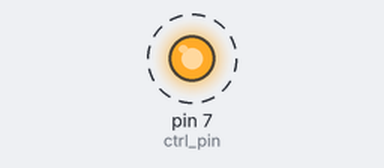
A sketch run on a simulated Arduino Uno, built with avr-gcc and run on an emulated ATmega328P. On the bench: output pins drawn as LEDs (lit = HIGH). Dashed ring = blinking.

Above: at 0.5 s.
Timing chart, 0 to 4.6 s (numbered marks = the images above):
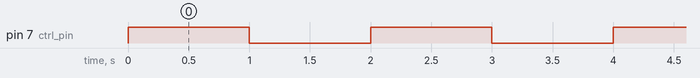

Measured:
- by itself, pin 7 (ctrl_pin): alternates HIGH for 1.0 s and LOW for 1.0 s

The sketch:

_15.ino
```cpp
/*
    District P
    아두이노 코딩#15
    릴레이모듈 다루기 코드
*/

// 릴레이모듈 IN(제어핀)을 7번에 연결
int ctrl_pin = 7;

void setup() {
    pinMode(ctrl_pin, OUTPUT);
}

void loop() {
    digitalWrite(ctrl_pin, HIGH);
    delay(1000);
    digitalWrite(ctrl_pin, LOW);
    delay(1000);
}
```
